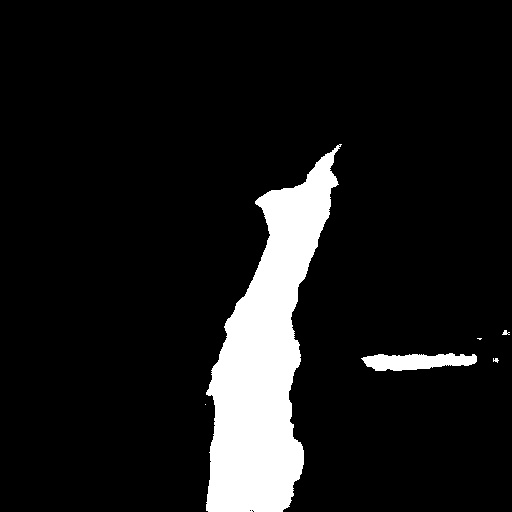
#> input picture 04_matching/2023_RVV_1_6375.0.jpg, 512 x 512 px, found by its file name
$ jupyter execute --allow-errors matching_6375.ipynb
#> lines starting #> are read from the running program, lines starting #| are printed output that depends on the picture; after the words box and inside, x2 and y2 are one past the last pixel; in counts of white or black regions, pixels touching at a corner belong together; long printed decimals are rounded
[cell 1]
import os
import sys
import numpy as np
import pandas as pd
import matplotlib.pyplot as plt
import math
import requests
import cv2
from numpy.polynomial import Polynomial
from skimage.morphology import skeletonize, binary_closing, square, binary_erosion, binary_dilation, medial_axis, thin, disk, convex_hull_image, diamond, star, isotropic_closing, remove_small_objects
from skimage.filters import threshold_otsu
import json

[cell 2]
sem_segm_img_path = "/Users/senneloobuyck/Documents/Thesis_project/04_matching/2023_RVV_1_6375.0.jpg"
# mapbox_imgs_dir_path = "/Users/senneloobuyck/Documents/Thesis_project/04_matching/mapbox_images_for_frame_1275_RVV1"
heli_lat = 50.77718166666666
heli_lon = 3.52441
intersec_lat = 50.7786715
intersec_lon = 3.5252944
altitude = 158.12

[cell 3]
def plot_image(img):
    plt.figure(figsize=(20,10))
    plt.imshow(cv2.cvtColor(img, cv2.COLOR_BGR2RGB))
    plt.show()

[cell 4]
# [17 lines left out: function calculate_bearing, not called in this run]

[cell 5]
# [10 lines left out: function haversine, not called in this run]

[cell 6]
# calculate pitch/tilt
# [14 lines left out: function calculate_pitch, not called in this run]

[cell 7]
# [22 lines left out: function get_mapbox_intersection_image, not called in this run]

[cell 8]
def get_intersection_coordinates(lat, lon) :
    # some lists and dataframes to store the data
    nodes = []
    intersection_nodes = []
    df_nodes = pd.DataFrame(columns=['id', 'lat', 'lon'])
    df_intersections = pd.DataFrame(columns=['lat', 'lon'])

    overpass_url = "http://overpass-api.de/api/interpreter"


    # first get the ways around the point
    # .w is a temporary variable that stores the result of the first query
    # node(way_cnt:2-);   // select those nodes that are members of two or more of the given ways
    overpass_query = f"""[out:json];
                        way(around: 300, {lat},{lon})["highway"]->.w;
                        node(way_cnt.w:2-);
                        out;"""

    response = requests.get(overpass_url, params={'data': overpass_query})

    for item in response.json()['elements']:
        df_intersections.loc[len(df_intersections)] = {'lat': item['lat'], 'lon': item['lon']}


    # print(df_intersections)
    return df_intersections

#> (a cell that did not finish here is left out)

[cell 10]
def get_skeleton(mask_bgr, contour) :
    print("Getting the skeleton and the pruned skeleton")

    mask_gray = cv2.cvtColor(mask_bgr, cv2.COLOR_BGR2GRAY)

    # draw contour in white on black background
    contour_mask_gray = np.zeros_like(mask_gray)
    cv2.drawContours(contour_mask_gray, [contour], -1, 255, -1)
    contour_mask_bgr = cv2.cvtColor(contour_mask_gray, cv2.COLOR_GRAY2BGR)

    # To avoid the precision loss when converting the image to bool,
    # you can also binarize the image using one of the available thresholding algorithms
    thresh = threshold_otsu(contour_mask_gray)
    contour_mask_gray = contour_mask_gray > thresh

    # 1. Skeletonize
    # skeleton_gray = (skeletonize(contour_mask_gray)).astype(np.uint8)
    skeleton_gray = skeletonize(contour_mask_gray, method='lee').astype(np.uint8)

    np.set_printoptions(threshold=np.inf)
    print("Skeleton image values:")
    print(skeleton_gray)


    plt.figure(figsize=(20,10))
    plt.imshow(skeleton_gray, cmap='gray', interpolation='nearest')
    plt.show()

    skeleton_bgr = cv2.cvtColor(skeleton_gray, cv2.COLOR_GRAY2BGR)

    return skeleton_bgr

[cell 11]
def get_skeleton_intersection(skeleton):
    """ Given a skeletonised image, it will give the coordinates of the intersections of the skeleton"""
    print("Getting intersections in skeleton (more than 2 neighbours)")
    # A list of valid intersections
    # These are in the format (clockwise order)
    # 2 3 4
    # 1 C 5
    # 8 7 6
    validIntersection = [[0,1,0,1,0,0,1,0],[0,0,1,0,1,0,0,1],[1,0,0,1,0,1,0,0],
                         [0,1,0,0,1,0,1,0],[0,0,1,0,0,1,0,1],[1,0,0,1,0,0,1,0],
                         [0,1,0,0,1,0,0,1],[1,0,1,0,0,1,0,0],[0,1,0,0,0,1,0,1],
                         [0,1,0,1,0,0,0,1],[0,1,0,1,0,1,0,0],[0,0,0,1,0,1,0,1],
                         [1,0,1,0,0,0,1,0],[1,0,1,0,1,0,0,0],[0,0,1,0,1,0,1,0],
                         [1,0,0,0,1,0,1,0],[1,0,0,1,1,1,0,0],[0,0,1,0,0,1,1,1],
                         [1,1,0,0,1,0,0,1],[0,1,1,1,0,0,1,0],[1,0,1,1,0,0,1,0],
                         [1,0,1,0,0,1,1,0],[1,0,1,1,0,1,1,0],[0,1,1,0,1,0,1,1],
                         [1,1,0,1,1,0,1,0],[1,1,0,0,1,0,1,0],[0,1,1,0,1,0,1,0],
                         [0,0,1,0,1,0,1,1],[1,0,0,1,1,0,1,0],[1,0,1,0,1,1,0,1],
                         [1,0,1,0,1,1,0,0],[1,0,1,0,1,0,0,1],[0,1,0,0,1,0,1,1],
                         [0,1,1,0,1,0,0,1],[1,1,0,1,0,0,1,0],[0,1,0,1,1,0,1,0],
                         [0,0,1,0,1,1,0,1],[1,0,1,0,0,1,0,1],[1,0,0,1,0,1,1,0],
                         [1,0,1,1,0,1,0,0]]
    skeleton_gray = cv2.cvtColor(skeleton, cv2.COLOR_BGR2GRAY)
    image = skeleton_gray.copy()
    image = image/255
    intersections = []
    for x in range(1,len(image)-1):
        for y in range(1,len(image[x])-1):
            # if we have a white pixel
            if image[x][y] == 1:
                neighbours = [image[x-1][y], image[x-1][y-1], image[x][y-1], image[x+1][y-1], image[x+1][y], image[x+1][y+1], image[x][y+1], image[x-1][y+1]]
                if neighbours in validIntersection:
                    intersections.append((y,x))
    # [6 lines of commented-out code are left out]
    return intersections

[cell 12]
# [23 lines left out: function prune_skeleton, not called in this run]

[cell 13]
img_bgr = cv2.imread(sem_segm_img_path)
#> img_bgr is the input picture: shape (512, 512, 3); min 0, max 255, mean 24.9
plot_image(img_bgr)

[cell 14]
closing_bgr = isotropic_closing(img_bgr, radius=30)
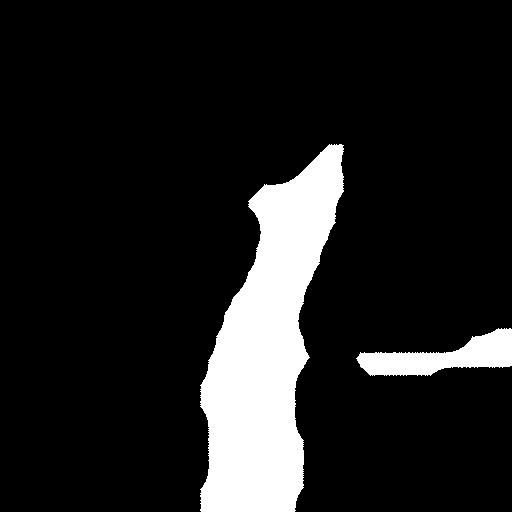
#> closing_bgr: shape (512, 512, 3) bool; 12.5% white; 2 white regions, box (x1, y1, x2, y2) and area: (200, 144, 344, 512) 29035, (356, 328, 512, 376) 3765
closing_bgr = closing_bgr.astype(np.uint8) * 255
plot_image(closing_bgr)
print(f"Shape of closing_bgr: {closing_bgr.shape}")
#| Shape of closing_bgr: (512, 512, 3)

[cell 15]
mask_bgr = closing_bgr.copy()
mask_bgr_copy = mask_bgr.copy()
mask_gray = cv2.cvtColor(mask_bgr, cv2.COLOR_BGR2GRAY)
mask_gray_copy = mask_gray.copy()
skeleton_gray = skeletonize(mask_gray)
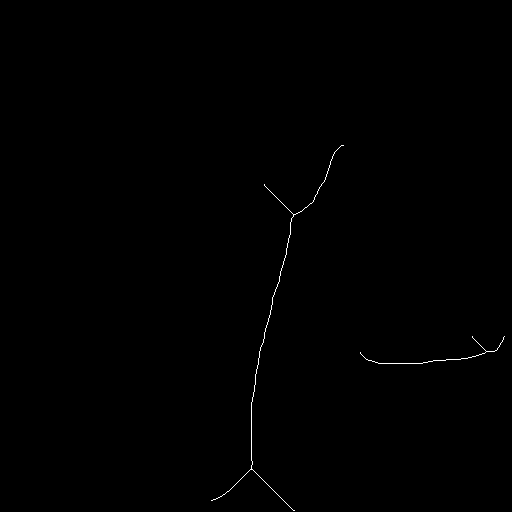
#> skeleton_gray: shape (512, 512) bool; 0.23% white in thin lines or dots, all inside (x1, y1, x2, y2) = (211, 145, 505, 511)
skeleton_gray = skeleton_gray.astype(np.uint8) * 255
skeleton_bgr = cv2.cvtColor(skeleton_gray, cv2.COLOR_GRAY2BGR)
plot_image(skeleton_bgr)

[cell 16]
# [29 lines left out: function get_patch_from_intersection, not called in this run]

[cell 17]
# [25 lines left out: function find_road_pixels, not called in this run]

[cell 18]
# [95 lines left out: function get_direction_vectors, not called in this run]

[cell 19]
contours, hierarchy = cv2.findContours(mask_gray, cv2.RETR_EXTERNAL, cv2.CHAIN_APPROX_SIMPLE)
#> contours = 2 contours; box (x1, y1, x2, y2) and area: (200, 144, 344, 512) 28601, (356, 328, 512, 376) 3587
print(f"Number of contours: {len(contours)}")
#| Number of contours: 2
cv2.drawContours(mask_bgr_copy, contours, contourIdx=-1, color=(255, 0, 0), thickness=2)
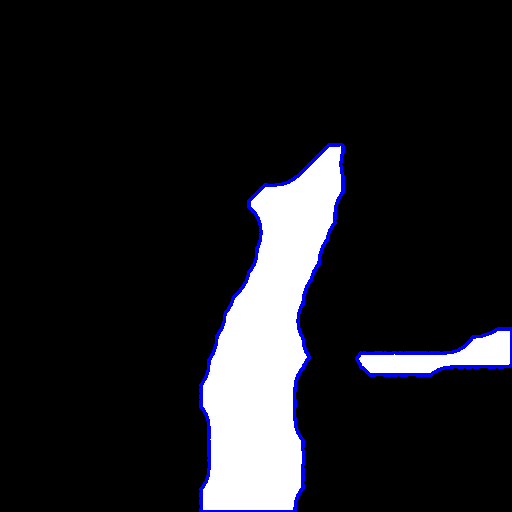
#> mask_bgr_copy: shape (512, 512, 3); mean B, G, R 33.4, 29.1, 29.1

for contour in contours :
    contour_length = cv2.arcLength(contour, closed=True)
    print(f"Contour length: {contour_length}")
    contour_area = cv2.contourArea(contour)
    print(f"Contour area: {contour_area}")

    # measure the irregularity of the polygon
    if contour_length != 0 :
        convex_hull = cv2.convexHull(contour)
        convex_hull_area = cv2.contourArea(convex_hull)
        print(f"Convex hull area: {convex_hull_area}")
        cv2.polylines(mask_bgr_copy, [convex_hull], isClosed=True, color=(0, 255, 0), thickness=3)
        solidity = contour_area / convex_hull_area

        # get skeleton of the contour
        skeleton_contour_bgr = get_skeleton(mask_bgr_copy, contour)

        # find the intersections in the skeleton
        skel_intersections = get_skeleton_intersection(skeleton_contour_bgr)

        print(f"{len(skel_intersections)} intersections found in the skeleton")

        #  make a decision based on the solidity
        if solidity < 0.60 and skel_intersections != [] :
            print(f"Solidity = {solidity} -> this contour can be related to an intersection in the road")

            # prune the skeleton to remove small branches
            threshold = 300
            pruned_skeleton_contour_bgr = prune_skeleton(skeleton_contour_bgr, skel_intersections, threshold)
            plot_image(pruned_skeleton_contour_bgr)

            # now find the possible intersection, if there is one
            pruned_skel_intersections = get_skeleton_intersection(pruned_skeleton_contour_bgr)

            # further processing
            if pruned_skel_intersections == [] :
                print("No intersection is found in a possible intersection contour")
            else :
                # visualization
                pruned_skeleton_contour_bgr_copy = pruned_skeleton_contour_bgr.copy()
                for intersection in pruned_skel_intersections :
                    pruned_skeleton_contour_bgr_copy[intersection[1], intersection[0]] = [0, 0, 255]
                plot_image(pruned_skeleton_contour_bgr_copy)
                # now try and match intersection with the openstreetmap images
                print("Intersection is found in a possible intersection contour, now try and match it with the openstreetmap images")
                for prune_intersection in pruned_skel_intersections :
                    patch_size = 9
                    patch, neighbour_road_pixels = get_patch_from_intersection(pruned_skeleton_contour_bgr, prune_intersection, patch_size)
                    print(f"Road neighbour pixels: {neighbour_road_pixels}")
                    print(f"Number of roads that intersect in this intersection: {len(neighbour_road_pixels)}")
                    print("Patch:")
                    plt.imshow(patch, cmap='gray')
                    plt.show()
                    print(patch)
                    dir_vectors = get_direction_vectors(patch, neighbour_road_pixels)
        else :
            print(f"Solidity = {solidity} -> no intersection in this contour")
#> this loop made 2 passes
#> (contour_length, contour_area, convex_hull_area, solidity, thresh in get_skeleton) on passes 1 to 2: (419.4, 3587, 5057.5, 0.709, 0), (1023.4, 28601, 36271, 0.789, 0)
#| Contour length: 419.446
#| Contour area: 3587.0
#| Convex hull area: 5057.5
#| Getting the skeleton and the pruned skeleton
#| Skeleton image values:
#| [[0 0 0 0 0 0 0 0 0 0 0 0 0 0 0 0 0 0 0 0 0 0 0 0 0 0 0 0 0 0 0 0 0 0 0 0
#|   0 0 0 0 0 0 0 0 0 0 0 0 0 0 0 0 0 0 0 0 0 0 0 0 0 0 0 0 0 0 0 0 0 0 0 0
#|   0 0 0 0 0 0 0 0 0 0 0 0 0 0 0 0 0 0 0 0 0 0 0 0 0 0 0 0 0 0 0 0 0 0 0 0
#|   0 0 0 0 0 0 0 0 0 0 0 0 0 0 0 0 0 0 0 0 0 0 0 0 0 0 0 0 0 0 0 0 0 0 0 0
#|   0 0 0 0 0 0 0 0 0 0 0 0 0 0 0 0 0 0 0 0 0 0 0 0 0 0 0 0 0 0 0 0 0 0 0 0
#> (further printed lines are left out)
#> pass 1, in get_skeleton, `mask_gray = cv2.cvtColor(mask_bgr, cv2.COLOR_BGR2GRAY)`:
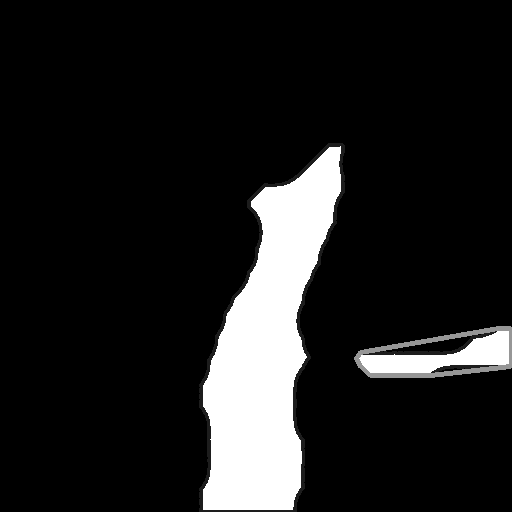
#> mask_gray: shape (512, 512); min 0, max 255, mean 30.5
#> pass 1, in get_skeleton, `contour_mask_bgr = cv2.cvtColor(contour_mask_gray, cv2.COLOR_GRAY2BGR)`:
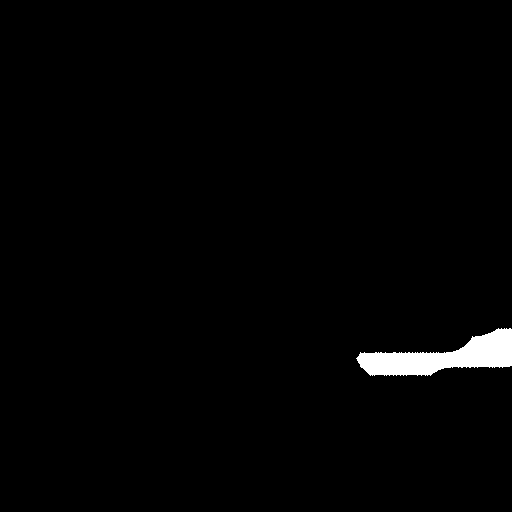
#> contour_mask_bgr: shape (512, 512, 3); 1.4% white; 1 white region, box (x1, y1, x2, y2) and area: (356, 328, 512, 376) 3765
#> pass 1, in get_skeleton, `skeleton_gray = skeletonize(contour_mask_gray, method='lee').astype(np..`:
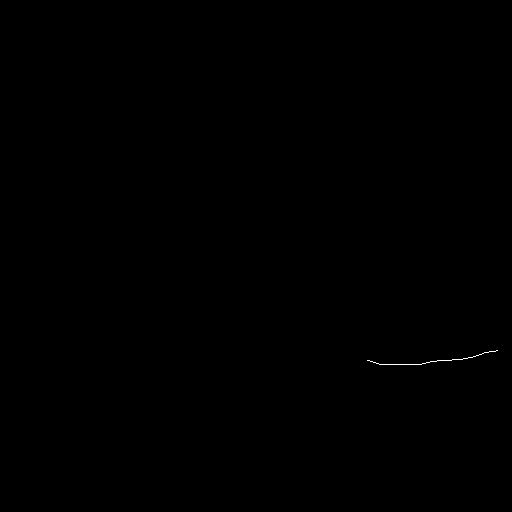
#> skeleton_gray: shape (512, 512); values 0 (black) and 1 (white), 0.05% white in thin lines or dots, all inside (x1, y1, x2, y2) = (367, 350, 498, 365)
#> pass 2, in get_skeleton (call 2), `plt.show()`:
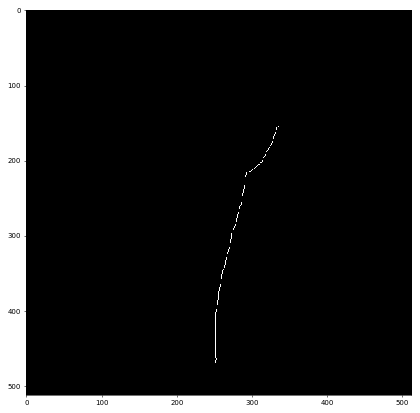
#> figure drawn by matplotlib, 1 panel
#> after the loop:
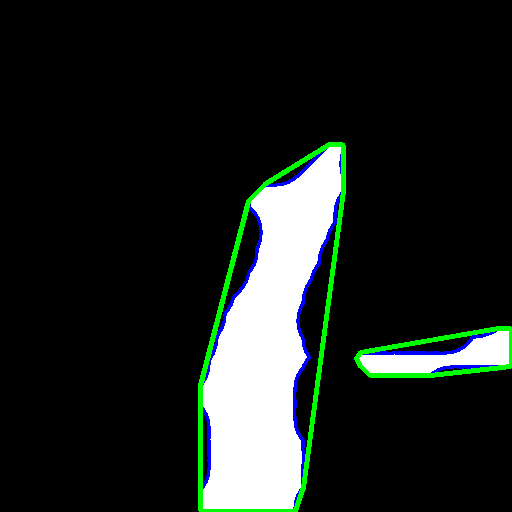
#> mask_bgr_copy: shape (512, 512, 3); 2.28% of pixels changed, all inside (x1, y1, x2, y2) = (198, 142, 512, 512)
#> after the loop:
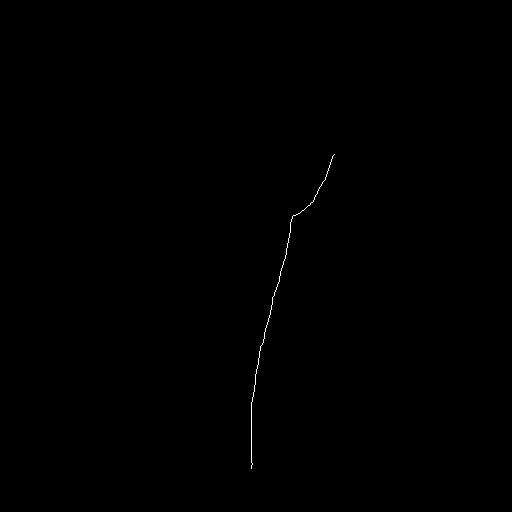
#> skeleton_contour_bgr: shape (512, 512, 3); values 0 (black) and 1 (white), 0.12% white in thin lines or dots, all inside (x1, y1, x2, y2) = (251, 154, 335, 469)

$ run again, with 04_matching/2023_RVV_1_1275.0.jpg copied over 04_matching/2023_RVV_1_6375.0.jpg
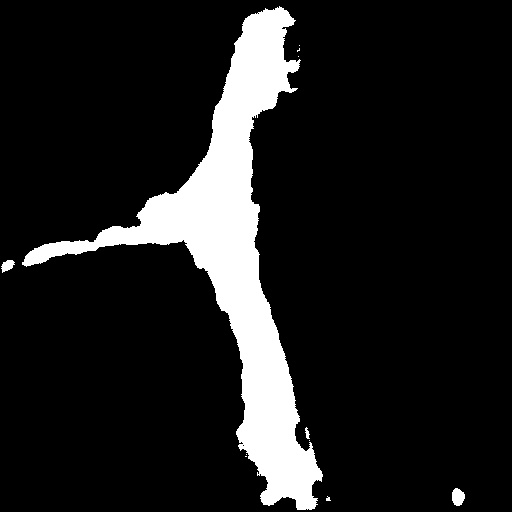
#> input picture 04_matching/2023_RVV_1_1275.0.jpg, 512 x 512 px, found by its file name
#> img_bgr is the input picture: shape (512, 512, 3); min 0, max 255, mean 30.4
#| Shape of closing_bgr: (512, 512, 3)
#> skeleton_bgr: shape (512, 512, 3); 0.32% white in thin lines or dots, all inside (x1, y1, x2, y2) = (0, 23, 472, 504)
#> contours = 2 contours; box (x1, y1, x2, y2) and area: (0, 0, 336, 512) 40443, (448, 488, 472, 512) 483
#| Number of contours: 2
#> the loop `for contour in contours :` made 2 passes
#> (contour_length, contour_area, convex_hull_area, solidity, thresh in get_skeleton) on passes 1 to 2: (99.25, 483, 515, 0.938, 0), (1756.1, 40443, 101053, 0.4, 0)
#> (printed output is left out)
#> after the loop `for contour in contours :`:
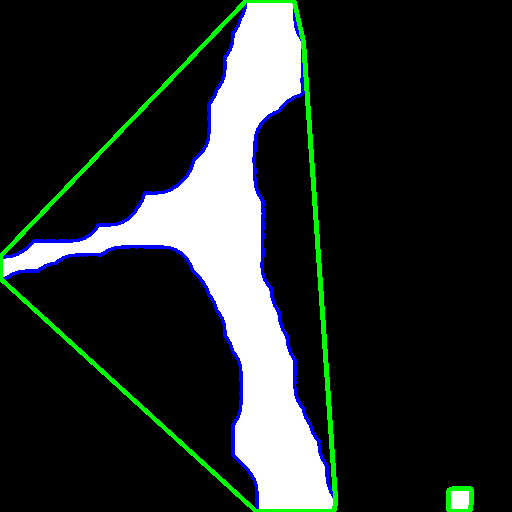
#> mask_bgr_copy: shape (512, 512, 3); mean B, G, R 41.6, 43.1, 36.8
#> after the loop `for contour in contours :`:
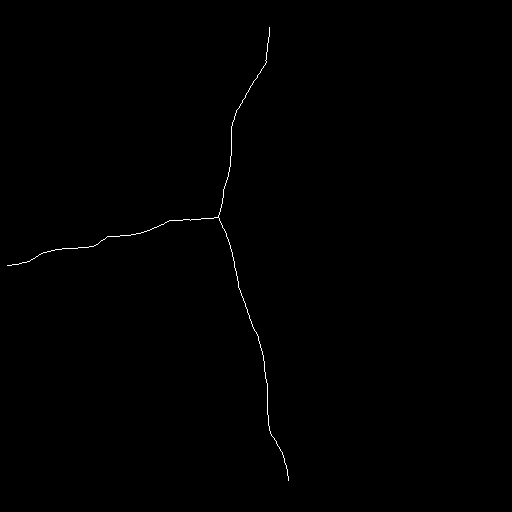
#> skeleton_contour_bgr: shape (512, 512, 3); values 0 (black) and 1 (white), 0.25% white in thin lines or dots, all inside (x1, y1, x2, y2) = (7, 27, 289, 481)
